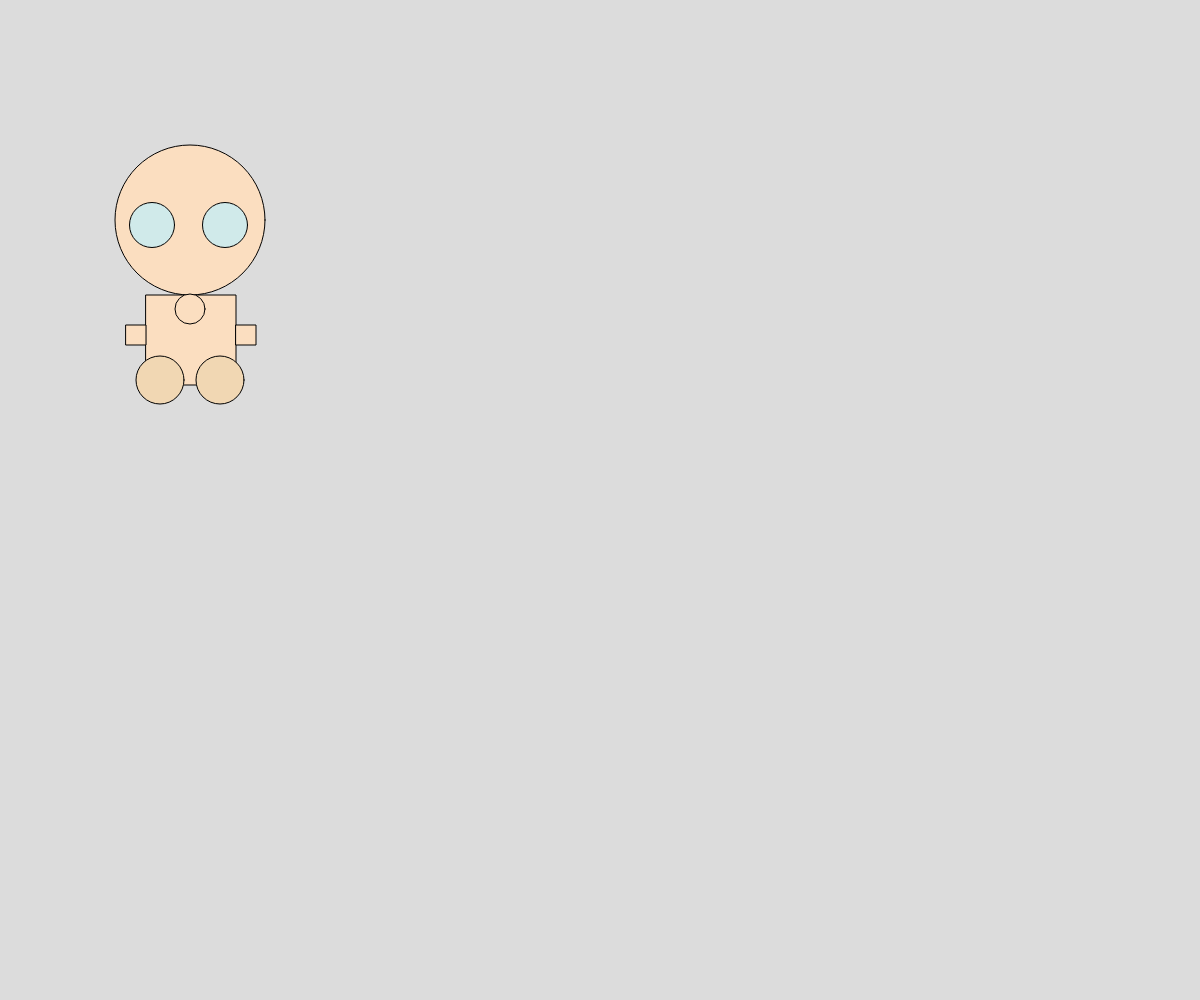
Frame 1 (no input)
Frame 60 (no input): identical to frame 1, image omitted
Frame 120 (the mouse pressed at the canvas centre since frame 60): identical to frame 1, image omitted

The p5.js sketch that drew this single still picture (run headless with seeded random() and noise() and a simulated clock; from frame 60 on, the mouse is pressed at the canvas centre):

// p5.js sketch
// ── sketch.js
// Project Title
// Your Name
// Date
//
// Extra for Experts:
// - describe what you did to take this project "above and beyond"


function setup() {
  createCanvas(windowWidth, windowHeight);
}

function draw() {
  background(220);
  fill(251,222,192);
  circle(190,220,150);
  rect(146,295,90);
  rect(126,325,20);
  rect(236,325,20);
  fill(241,215,179);
  circle(160,380,48);
  circle(220,380,48);
  fill(208,234,234);
  circle(152,225,45);
  circle(225,225,45);
  fill(251,222,192);
  circle(190,309,30);




}
